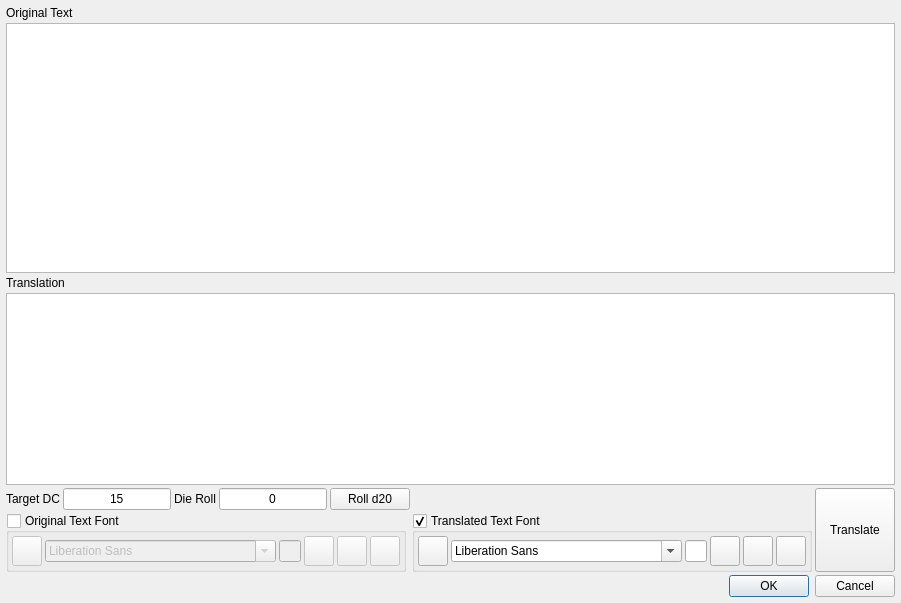
<?xml version="1.0" encoding="UTF-8"?>
<ui version="4.0">
 <class>TextTranslateDialog</class>
 <widget class="QDialog" name="TextTranslateDialog">
  <property name="geometry">
   <rect>
    <x>0</x>
    <y>0</y>
    <width>712</width>
    <height>603</height>
   </rect>
  </property>
  <property name="windowTitle">
   <string>DMHelper - Text Translator</string>
  </property>
  <property name="styleSheet">
   <string notr="true">background-image: url(:/img/data/parchment.jpg);</string>
  </property>
  <layout class="QVBoxLayout" name="verticalLayout_4">
   <property name="spacing">
    <number>3</number>
   </property>
   <property name="leftMargin">
    <number>6</number>
   </property>
   <property name="topMargin">
    <number>6</number>
   </property>
   <property name="rightMargin">
    <number>6</number>
   </property>
   <property name="bottomMargin">
    <number>6</number>
   </property>
   <item>
    <layout class="QVBoxLayout" name="verticalLayout_2">
     <item>
      <widget class="QLabel" name="label_3">
       <property name="text">
        <string>Original Text</string>
       </property>
      </widget>
     </item>
     <item>
      <widget class="QTextBrowser" name="txtOriginal">
       <property name="sizePolicy">
        <sizepolicy hsizetype="Expanding" vsizetype="MinimumExpanding">
         <horstretch>0</horstretch>
         <verstretch>0</verstretch>
        </sizepolicy>
       </property>
      </widget>
     </item>
    </layout>
   </item>
   <item>
    <layout class="QVBoxLayout" name="verticalLayout">
     <item>
      <widget class="QLabel" name="label_4">
       <property name="text">
        <string>Translation</string>
       </property>
      </widget>
     </item>
     <item>
      <widget class="QTextBrowser" name="txtTranslated">
       <property name="sizePolicy">
        <sizepolicy hsizetype="Expanding" vsizetype="MinimumExpanding">
         <horstretch>0</horstretch>
         <verstretch>0</verstretch>
        </sizepolicy>
       </property>
      </widget>
     </item>
     <item>
      <layout class="QHBoxLayout" name="horizontalLayout_6">
       <item>
        <layout class="QVBoxLayout" name="verticalLayout_3">
         <property name="spacing">
          <number>3</number>
         </property>
         <item>
          <layout class="QHBoxLayout" name="horizontalLayout">
           <item>
            <widget class="QLabel" name="label">
             <property name="text">
              <string>Target DC</string>
             </property>
            </widget>
           </item>
           <item>
            <widget class="QLineEdit" name="edtTarget">
             <property name="sizePolicy">
              <sizepolicy hsizetype="Preferred" vsizetype="Fixed">
               <horstretch>0</horstretch>
               <verstretch>0</verstretch>
              </sizepolicy>
             </property>
             <property name="text">
              <string>15</string>
             </property>
             <property name="alignment">
              <set>Qt::AlignCenter</set>
             </property>
            </widget>
           </item>
           <item>
            <widget class="QLabel" name="label_2">
             <property name="text">
              <string>Die Roll</string>
             </property>
            </widget>
           </item>
           <item>
            <widget class="QLineEdit" name="edtRoll">
             <property name="sizePolicy">
              <sizepolicy hsizetype="Preferred" vsizetype="Fixed">
               <horstretch>0</horstretch>
               <verstretch>0</verstretch>
              </sizepolicy>
             </property>
             <property name="text">
              <string>0</string>
             </property>
             <property name="alignment">
              <set>Qt::AlignCenter</set>
             </property>
            </widget>
           </item>
           <item>
            <widget class="QPushButton" name="btnRolld20">
             <property name="text">
              <string>Roll d20</string>
             </property>
            </widget>
           </item>
           <item>
            <spacer name="horizontalSpacer_2">
             <property name="orientation">
              <enum>Qt::Horizontal</enum>
             </property>
             <property name="sizeType">
              <enum>QSizePolicy::MinimumExpanding</enum>
             </property>
             <property name="sizeHint" stdset="0">
              <size>
               <width>40</width>
               <height>20</height>
              </size>
             </property>
            </spacer>
           </item>
          </layout>
         </item>
         <item>
          <layout class="QHBoxLayout" name="horizontalLayout_5">
           <property name="spacing">
            <number>6</number>
           </property>
           <item>
            <widget class="QGroupBox" name="grpOriginal">
             <property name="sizePolicy">
              <sizepolicy hsizetype="Preferred" vsizetype="Fixed">
               <horstretch>0</horstretch>
               <verstretch>0</verstretch>
              </sizepolicy>
             </property>
             <property name="title">
              <string>Original Text Font</string>
             </property>
             <property name="flat">
              <bool>false</bool>
             </property>
             <property name="checkable">
              <bool>true</bool>
             </property>
             <property name="checked">
              <bool>false</bool>
             </property>
             <layout class="QVBoxLayout" name="verticalLayout_5">
              <property name="spacing">
               <number>3</number>
              </property>
              <property name="leftMargin">
               <number>3</number>
              </property>
              <property name="topMargin">
               <number>3</number>
              </property>
              <property name="rightMargin">
               <number>3</number>
              </property>
              <property name="bottomMargin">
               <number>3</number>
              </property>
              <item>
               <layout class="QHBoxLayout" name="horizontalLayout_3">
                <property name="spacing">
                 <number>3</number>
                </property>
                <item>
                 <widget class="ColorPushButton" name="btnColorOriginal">
                  <property name="sizePolicy">
                   <sizepolicy hsizetype="Fixed" vsizetype="Fixed">
                    <horstretch>0</horstretch>
                    <verstretch>0</verstretch>
                   </sizepolicy>
                  </property>
                  <property name="minimumSize">
                   <size>
                    <width>30</width>
                    <height>30</height>
                   </size>
                  </property>
                  <property name="maximumSize">
                   <size>
                    <width>30</width>
                    <height>30</height>
                   </size>
                  </property>
                  <property name="toolTip">
                   <string/>
                  </property>
                  <property name="text">
                   <string/>
                  </property>
                  <property name="iconSize">
                   <size>
                    <width>16</width>
                    <height>16</height>
                   </size>
                  </property>
                  <property name="flat">
                   <bool>false</bool>
                  </property>
                 </widget>
                </item>
                <item>
                 <widget class="QFontComboBox" name="cmbFontOriginal"/>
                </item>
                <item>
                 <widget class="QLineEdit" name="edtSizeOriginal">
                  <property name="maximumSize">
                   <size>
                    <width>40</width>
                    <height>16777215</height>
                   </size>
                  </property>
                  <property name="baseSize">
                   <size>
                    <width>40</width>
                    <height>0</height>
                   </size>
                  </property>
                  <property name="alignment">
                   <set>Qt::AlignCenter</set>
                  </property>
                 </widget>
                </item>
                <item>
                 <widget class="QPushButton" name="btnBoldOriginal">
                  <property name="minimumSize">
                   <size>
                    <width>30</width>
                    <height>30</height>
                   </size>
                  </property>
                  <property name="maximumSize">
                   <size>
                    <width>30</width>
                    <height>30</height>
                   </size>
                  </property>
                  <property name="text">
                   <string/>
                  </property>
                  <property name="icon">
                   <iconset resource="resources.qrc">
                    <normaloff>:/img/data/icon_bold.png</normaloff>:/img/data/icon_bold.png</iconset>
                  </property>
                  <property name="checkable">
                   <bool>true</bool>
                  </property>
                  <property name="autoExclusive">
                   <bool>false</bool>
                  </property>
                  <property name="flat">
                   <bool>false</bool>
                  </property>
                 </widget>
                </item>
                <item>
                 <widget class="QPushButton" name="btnItalicsOriginal">
                  <property name="minimumSize">
                   <size>
                    <width>30</width>
                    <height>30</height>
                   </size>
                  </property>
                  <property name="maximumSize">
                   <size>
                    <width>30</width>
                    <height>30</height>
                   </size>
                  </property>
                  <property name="text">
                   <string/>
                  </property>
                  <property name="icon">
                   <iconset resource="resources.qrc">
                    <normaloff>:/img/data/icon_italics.png</normaloff>:/img/data/icon_italics.png</iconset>
                  </property>
                  <property name="checkable">
                   <bool>true</bool>
                  </property>
                  <property name="autoExclusive">
                   <bool>false</bool>
                  </property>
                  <property name="flat">
                   <bool>false</bool>
                  </property>
                 </widget>
                </item>
                <item>
                 <widget class="QPushButton" name="btnUnderlineOriginal">
                  <property name="minimumSize">
                   <size>
                    <width>30</width>
                    <height>30</height>
                   </size>
                  </property>
                  <property name="maximumSize">
                   <size>
                    <width>30</width>
                    <height>30</height>
                   </size>
                  </property>
                  <property name="text">
                   <string/>
                  </property>
                  <property name="icon">
                   <iconset resource="resources.qrc">
                    <normaloff>:/img/data/icon_underline.png</normaloff>:/img/data/icon_underline.png</iconset>
                  </property>
                  <property name="checkable">
                   <bool>true</bool>
                  </property>
                  <property name="checked">
                   <bool>false</bool>
                  </property>
                  <property name="autoExclusive">
                   <bool>false</bool>
                  </property>
                  <property name="flat">
                   <bool>false</bool>
                  </property>
                 </widget>
                </item>
               </layout>
              </item>
             </layout>
            </widget>
           </item>
           <item>
            <spacer name="horizontalSpacer_4">
             <property name="orientation">
              <enum>Qt::Horizontal</enum>
             </property>
             <property name="sizeHint" stdset="0">
              <size>
               <width>40</width>
               <height>20</height>
              </size>
             </property>
            </spacer>
           </item>
           <item>
            <widget class="QGroupBox" name="grpTranslated">
             <property name="sizePolicy">
              <sizepolicy hsizetype="Preferred" vsizetype="Fixed">
               <horstretch>0</horstretch>
               <verstretch>0</verstretch>
              </sizepolicy>
             </property>
             <property name="title">
              <string>Translated Text Font</string>
             </property>
             <property name="flat">
              <bool>false</bool>
             </property>
             <property name="checkable">
              <bool>true</bool>
             </property>
             <layout class="QVBoxLayout" name="verticalLayout_6">
              <property name="spacing">
               <number>3</number>
              </property>
              <property name="leftMargin">
               <number>3</number>
              </property>
              <property name="topMargin">
               <number>3</number>
              </property>
              <property name="rightMargin">
               <number>3</number>
              </property>
              <property name="bottomMargin">
               <number>3</number>
              </property>
              <item>
               <layout class="QHBoxLayout" name="horizontalLayout_4">
                <property name="spacing">
                 <number>3</number>
                </property>
                <item>
                 <widget class="ColorPushButton" name="btnColorTranslated">
                  <property name="sizePolicy">
                   <sizepolicy hsizetype="Fixed" vsizetype="Fixed">
                    <horstretch>0</horstretch>
                    <verstretch>0</verstretch>
                   </sizepolicy>
                  </property>
                  <property name="minimumSize">
                   <size>
                    <width>30</width>
                    <height>30</height>
                   </size>
                  </property>
                  <property name="maximumSize">
                   <size>
                    <width>30</width>
                    <height>30</height>
                   </size>
                  </property>
                  <property name="text">
                   <string/>
                  </property>
                  <property name="iconSize">
                   <size>
                    <width>16</width>
                    <height>16</height>
                   </size>
                  </property>
                  <property name="flat">
                   <bool>false</bool>
                  </property>
                 </widget>
                </item>
                <item>
                 <widget class="QFontComboBox" name="cmbFontTranslated"/>
                </item>
                <item>
                 <widget class="QLineEdit" name="edtSizeTranslated">
                  <property name="maximumSize">
                   <size>
                    <width>40</width>
                    <height>16777215</height>
                   </size>
                  </property>
                  <property name="baseSize">
                   <size>
                    <width>40</width>
                    <height>0</height>
                   </size>
                  </property>
                  <property name="alignment">
                   <set>Qt::AlignCenter</set>
                  </property>
                 </widget>
                </item>
                <item>
                 <widget class="QPushButton" name="btnBoldTranslated">
                  <property name="minimumSize">
                   <size>
                    <width>30</width>
                    <height>30</height>
                   </size>
                  </property>
                  <property name="maximumSize">
                   <size>
                    <width>30</width>
                    <height>30</height>
                   </size>
                  </property>
                  <property name="text">
                   <string/>
                  </property>
                  <property name="icon">
                   <iconset resource="resources.qrc">
                    <normaloff>:/img/data/icon_bold.png</normaloff>:/img/data/icon_bold.png</iconset>
                  </property>
                  <property name="checkable">
                   <bool>true</bool>
                  </property>
                  <property name="autoExclusive">
                   <bool>false</bool>
                  </property>
                  <property name="flat">
                   <bool>false</bool>
                  </property>
                 </widget>
                </item>
                <item>
                 <widget class="QPushButton" name="btnItalicsTranslated">
                  <property name="minimumSize">
                   <size>
                    <width>30</width>
                    <height>30</height>
                   </size>
                  </property>
                  <property name="maximumSize">
                   <size>
                    <width>30</width>
                    <height>30</height>
                   </size>
                  </property>
                  <property name="text">
                   <string/>
                  </property>
                  <property name="icon">
                   <iconset resource="resources.qrc">
                    <normaloff>:/img/data/icon_italics.png</normaloff>:/img/data/icon_italics.png</iconset>
                  </property>
                  <property name="checkable">
                   <bool>true</bool>
                  </property>
                  <property name="autoExclusive">
                   <bool>false</bool>
                  </property>
                  <property name="flat">
                   <bool>false</bool>
                  </property>
                 </widget>
                </item>
                <item>
                 <widget class="QPushButton" name="btnUnderlineTranslated">
                  <property name="minimumSize">
                   <size>
                    <width>30</width>
                    <height>30</height>
                   </size>
                  </property>
                  <property name="maximumSize">
                   <size>
                    <width>30</width>
                    <height>30</height>
                   </size>
                  </property>
                  <property name="text">
                   <string/>
                  </property>
                  <property name="icon">
                   <iconset resource="resources.qrc">
                    <normaloff>:/img/data/icon_underline.png</normaloff>:/img/data/icon_underline.png</iconset>
                  </property>
                  <property name="checkable">
                   <bool>true</bool>
                  </property>
                  <property name="autoExclusive">
                   <bool>false</bool>
                  </property>
                  <property name="flat">
                   <bool>false</bool>
                  </property>
                 </widget>
                </item>
               </layout>
              </item>
             </layout>
            </widget>
           </item>
           <item>
            <spacer name="horizontalSpacer_3">
             <property name="orientation">
              <enum>Qt::Horizontal</enum>
             </property>
             <property name="sizeType">
              <enum>QSizePolicy::Preferred</enum>
             </property>
             <property name="sizeHint" stdset="0">
              <size>
               <width>40</width>
               <height>20</height>
              </size>
             </property>
            </spacer>
           </item>
          </layout>
         </item>
        </layout>
       </item>
       <item>
        <widget class="QPushButton" name="btnTranslate">
         <property name="sizePolicy">
          <sizepolicy hsizetype="Preferred" vsizetype="MinimumExpanding">
           <horstretch>0</horstretch>
           <verstretch>0</verstretch>
          </sizepolicy>
         </property>
         <property name="text">
          <string>Translate</string>
         </property>
        </widget>
       </item>
      </layout>
     </item>
    </layout>
   </item>
   <item>
    <layout class="QHBoxLayout" name="horizontalLayout_2">
     <item>
      <spacer name="horizontalSpacer">
       <property name="orientation">
        <enum>Qt::Horizontal</enum>
       </property>
       <property name="sizeHint" stdset="0">
        <size>
         <width>40</width>
         <height>20</height>
        </size>
       </property>
      </spacer>
     </item>
     <item>
      <widget class="QDialogButtonBox" name="buttonBox">
       <property name="standardButtons">
        <set>QDialogButtonBox::Cancel|QDialogButtonBox::Ok</set>
       </property>
      </widget>
     </item>
    </layout>
   </item>
  </layout>
 </widget>
 <customwidgets>
  <customwidget>
   <class>ColorPushButton</class>
   <extends>QPushButton</extends>
   <header>colorpushbutton.h</header>
  </customwidget>
 </customwidgets>
 <resources>
  <include location="resources.qrc"/>
 </resources>
 <connections>
  <connection>
   <sender>buttonBox</sender>
   <signal>accepted()</signal>
   <receiver>TextTranslateDialog</receiver>
   <slot>accept()</slot>
   <hints>
    <hint type="sourcelabel">
     <x>533</x>
     <y>455</y>
    </hint>
    <hint type="destinationlabel">
     <x>355</x>
     <y>235</y>
    </hint>
   </hints>
  </connection>
  <connection>
   <sender>buttonBox</sender>
   <signal>rejected()</signal>
   <receiver>TextTranslateDialog</receiver>
   <slot>reject()</slot>
   <hints>
    <hint type="sourcelabel">
     <x>533</x>
     <y>455</y>
    </hint>
    <hint type="destinationlabel">
     <x>355</x>
     <y>235</y>
    </hint>
   </hints>
  </connection>
 </connections>
</ui>
